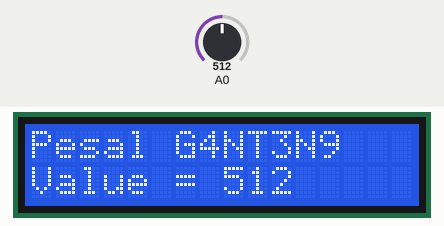
Bench run of a sketch on a simulated Arduino Uno, built with avr-gcc and run on an emulated ATmega328P. Shown: 16×2 character LCD. The inputs (shaded band) are chosen by the test bench; at power-on: A0 = 512.

Above: at 1.2 s.
1.3 s: A0 set to 716
At 1.8 s:
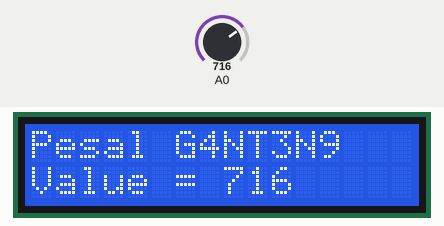
3.0 s: A0 set to 900
At 4.2 s:
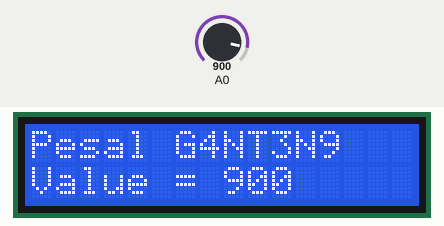
4.5 s: A0 set to 1023
At 5.7 s:
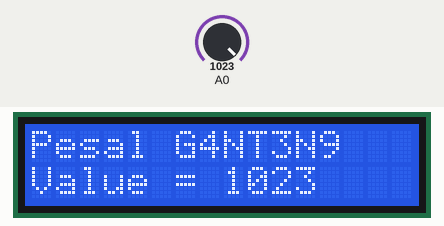
Timing chart, 0 to 7.5 s (numbered marks = the images above; inputs shaded):
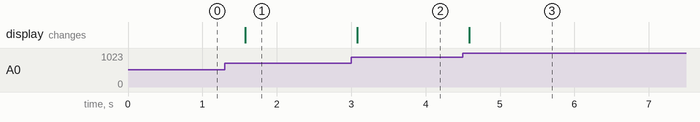

The sketch:

3.2.ino
```cpp
#include <LiquidCrystal.h>
LiquidCrystal lcd(2,3,4,5,6,7);

void setup (){
  lcd.begin(16,2);
  lcd.clear();
  lcd.setCursor(0,0);
  lcd.print("Pesal G4NT3N9");
  analogReference(DEFAULT);
}
void loop(){
  unsigned int dataADC = analogRead(A0);
  lcd.setCursor(0,1);
  lcd.print("Value = ");
  lcd.print(dataADC);
  delay(500);
}
```

Measured:
- after the input at 1.3 s, the display: changes after 0.27 s (image 1)
- after the input at 3.0 s, the display: changes after 0.08 s (image 2)
- after the input at 4.5 s, the display: changes after 0.08 s (image 3)
